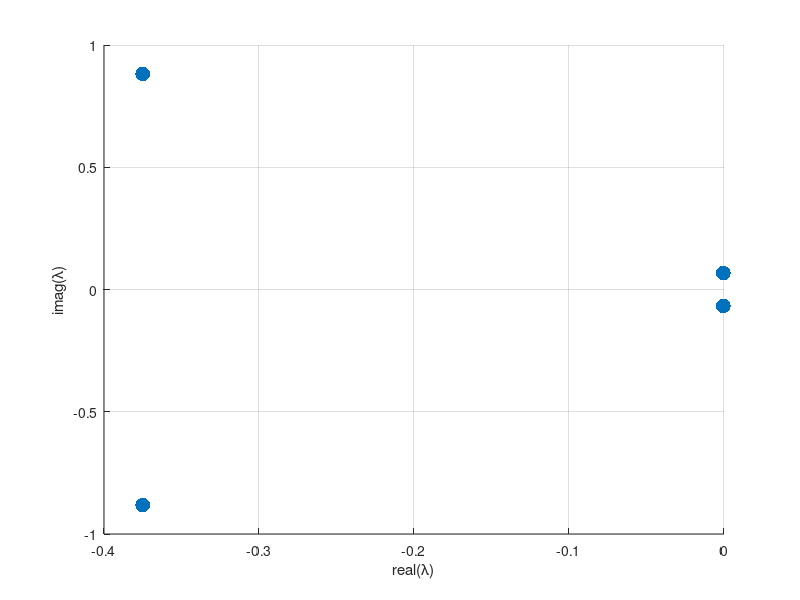
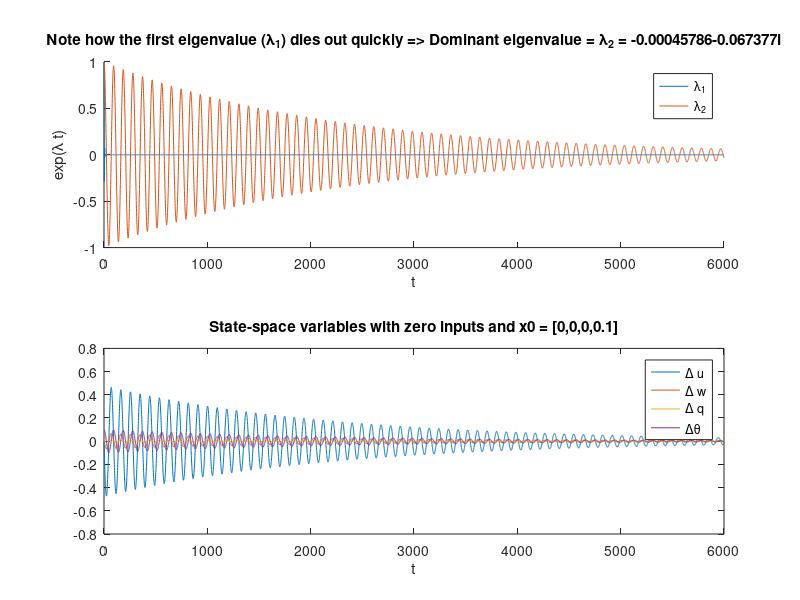

The MATLAB script that drew these images, in order:

%% Case Study : Control of Spacecraft & Aircraft

%%% PART A:
%===========

A = [-0.003    0.039     0.000   -0.322;
	 -0.065   -0.319     7.740    0.000;
	  0.020   -0.101    -0.429    0.000;
	  0.000    0.000     1.000    0.000];

B = [ 0.01    1.000;
     -0.18   -0.040;
     -1.16    0.598;
      0.00    0.000 ];

C = eye(4);
D = zeros(4,2);

ev = eig(A);
scatter(real(ev), imag(ev), 1000, '.');
xlabel('real(\lambda)');
ylabel('imag(\lambda)');
grid on;

%% simulate the system:
%----------------------
x0 = [0; 0; 0; 0.1];
t  = 0:1:6000;
u  = zeros(size(t,2), 2);
sys = ss(A,B,C,D);
[~,~,X] = lsim(sys, u, t, x0);

figure(2);

subplot(2,1,1); hold on;
m1 = real(exp(ev(2)*t));
m2 = real(exp(ev(4)*t));
plot(t, m1);
plot(t, m2);
xlabel('t'); ylabel('exp(\lambda t)');
title(['Note how the first eigenvalue (\lambda_1) dies out quickly => Dominant eigenvalue = \lambda_2 = ' num2str(ev(4))]);
legend('\lambda_1', '\lambda_2');

subplot(2,1,2);
plot(t, X);
xlabel('t'); title('State-space variables with zero inputs and x0 = [0,0,0,0.1]');
legend('\Delta u', '\Delta w', '\Delta q', '\Delta\theta');

%%% if the roots are : (a+ib) and (a-ib) => damping factor = -a/sqrt(a^2 + b^2):
f_damp = -real(ev)./abs(ev);
disp(['Damping factors : ', num2str(f_damp(1)), ',  ',  num2str(f_damp(3))]);
disp(['Dominant mode corresponds to the eigenvalue with smaller damping ratio.'])
disp(['  => This eigen-value is ' num2str(ev(4))])


